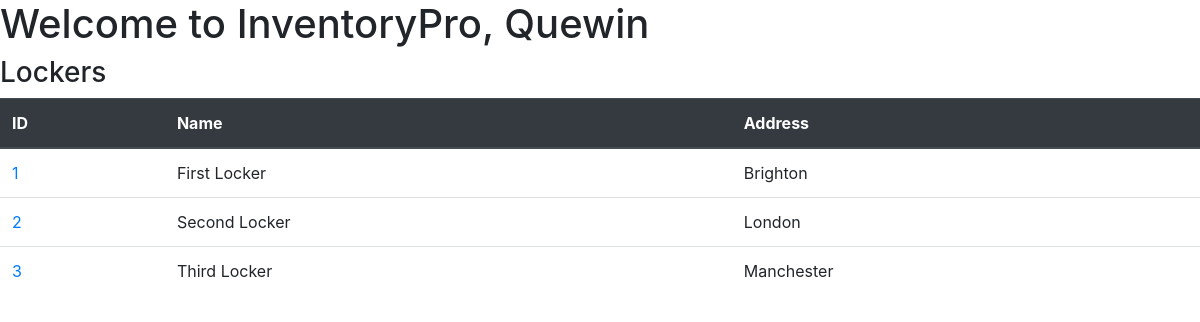
Before: / with the older database file.
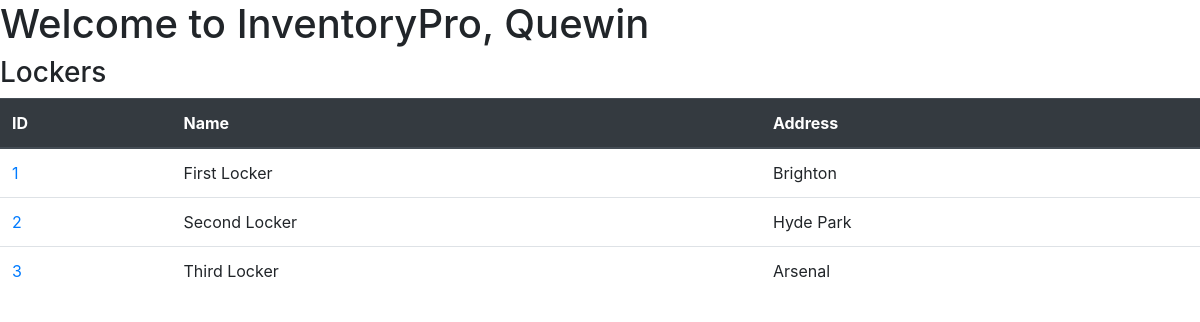
After: the same page with the newer database file.
### inpro_home/models.py (models this page shows, shortened)
class Locker(models.Model):
    name = models.CharField(max_length=100)
    address = models.CharField(max_length=100)

### inpro_home/views.py (the view)
# urls.py: 2. Add a URL to urlpatterns:  path('', views.home, name='home')
def home(request):
    context = {
        'lockers': Locker.objects.all(),
        'itemTypes': ItemType.objects.all()
    }
    return render(request, 'inpro_home/home.html', context)

### inpro_home/templates/inpro_home/home.html
{% extends "inpro_home/base.html" %}
{% block content %}
<h1>Welcome to InventoryPro, Quewin</h1>
  <div>
    <h3>Lockers</h3>
    <table class="table">
      <thead class="thead-dark">
        <tr>
          <th scope="col">ID</th>
          <th scope="col">Name</th>
          <th scope="col">Address</th>
        </tr>
      </thead>
      <tbody>
        {% for locker in lockers %}
          <tr>
            <td><a href="{% url 'locker-detail' locker.id %}">{{ locker.id }}</a></td>
            <td>{{ locker.name }}</td>
            <td>{{ locker.address }}</td>
          </tr>
        {% endfor %}
      </tbody>
    </table>
  </div>
{% endblock content %}

Changed rows visible on the page:
changed Locker "Second Locker": address "London" → "Hyde Park"
changed Locker "Third Locker": address "Manchester" → "Arsenal"
